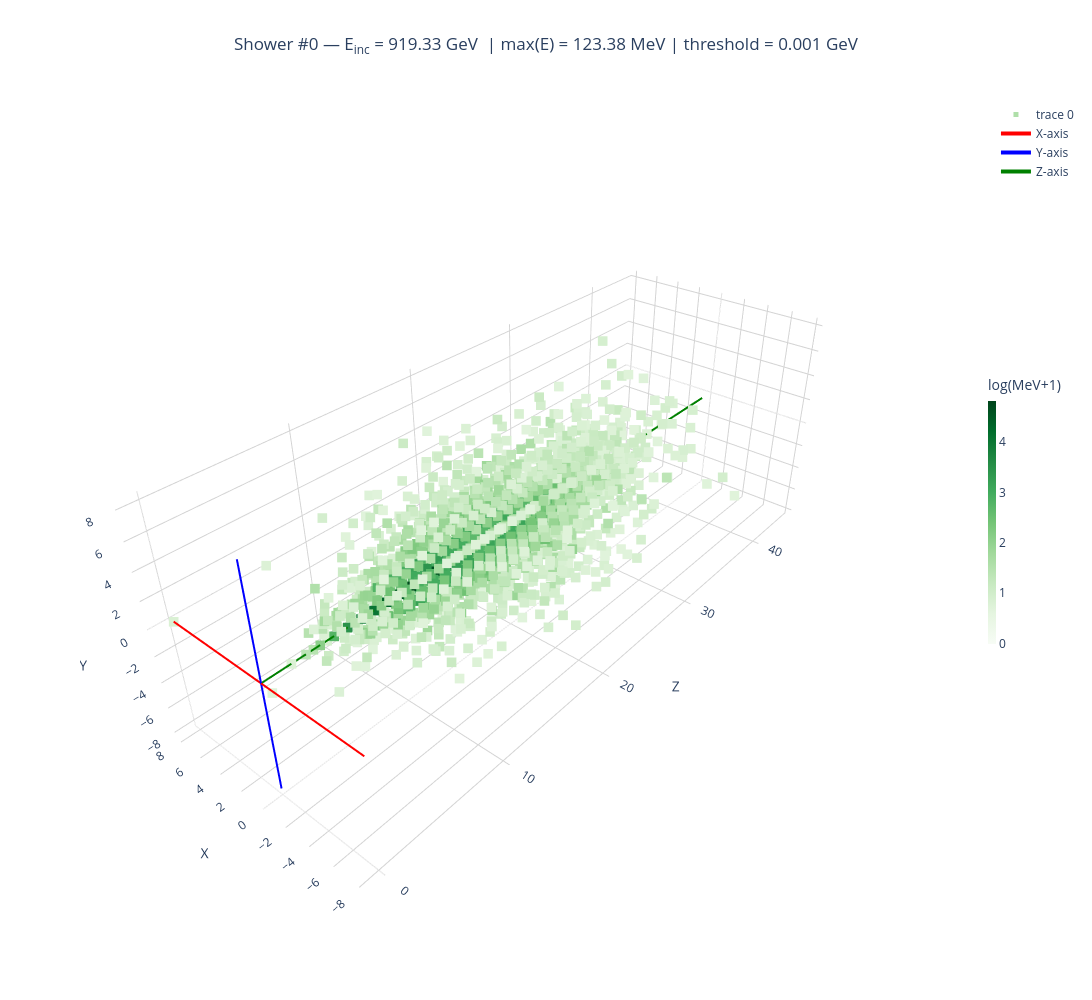

The cell this chart's notebook holds for it:
### Markdown cell above
## 3D scatter of a single shower

### Code cell
"""
requires
pip install --upgrade nbformat
pip install plotly
"""

import plotly.graph_objects as go

i_idx = 0
threshold = 1  # MeV — voxels below this are not displayed

shower3d = showers[i_idx, :, :, :]

num_rad_splits, num_ang_splits, num_layers = shower3d.shape

# bin centers
R   = np.arange(num_rad_splits)
PHI = np.linspace(0, 2*np.pi, num_ang_splits, endpoint=False)
Z   = np.arange(num_layers)

r, phi, z = np.meshgrid(R, PHI, Z, indexing='ij')

# Cartesian conversion
x = r * np.cos(phi)
y = r * np.sin(phi)

# apply threshold
mask = shower3d.flatten() >= threshold
vals = shower3d.flatten()[mask]

fig = go.Figure(
    data=[
        go.Scatter3d(
            x=x.flatten()[mask],
            y=y.flatten()[mask],
            z=z.flatten()[mask],
            mode='markers',
            marker=dict(
                size=5,
                opacity=1,
                colorscale='greens',
                color=np.log(vals + 1),
                cmin=0,
                cmax=np.log(shower3d.max() + 1),
                symbol='square',
                showscale=True,
                colorbar=dict(
                    title="log(MeV+1)",
                    thickness=8,
                    len=0.35,
                    x=1.0,
                ),
            ),
        ),
        
        # X-axis line
        go.Scatter3d(
            x=[x.flatten().min(), x.flatten().max()],
            y=[0, 0], z=[0, 0],
            mode='lines', line=dict(color='red', width=4), name='X-axis'
        ),
        # Y-axis line
        go.Scatter3d(
            x=[0, 0],
            y=[y.flatten().min(), y.flatten().max()], z=[0, 0],
            mode='lines', line=dict(color='blue', width=4), name='Y-axis'
        ),
        # Z-axis line
        go.Scatter3d(
            x=[0, 0], y=[0, 0],
            z=[z.flatten().min(), z.flatten().max()],
            mode='lines', line=dict(color='green', width=4), name='Z-axis'
        )
    ]
)

fig.update_layout(
    title=dict(
        text=f"Shower #{i_idx} — E<sub>inc</sub> = {incident_energies[i_idx]/1e3:.2f} GeV  | max(E) = {showers[i_idx].max():.2f} MeV | threshold = {threshold/1e3} GeV",
        x=0.5,
        xanchor='center',
    ),
    scene=dict(
        xaxis_title="X",
        yaxis_title="Y",
        zaxis_title="Z",
        xaxis=dict(title="X", backgroundcolor="rgba(0,0,0,0)", showbackground=True, gridcolor="lightgray"),
        yaxis=dict(title="Y", backgroundcolor="rgba(0,0,0,0)", showbackground=True, gridcolor="lightgray"),
        zaxis=dict(title="Z", backgroundcolor="rgba(0,0,0,0)", showbackground=True, gridcolor="lightgray"),
        camera=dict(
            up=dict(x=0, y=0.1, z=0),
            center=dict(x=0, y=0, z=0),
            eye=dict(x=-1.5, y=1.5, z=-1.8)
        )
    ),
    height=1000,
    width=1500,
)

fig.show()

### Figure 1 — Plotly figure (JSON) as saved in the notebook; plotly's stock layout.template omitted (floating-point values rounded to 4 significant figures; data arrays with more than 128 entries replaced by an {"elided": "..."} marker saying what was removed)
{"data": [{"marker": {"cmax": 4.823, "cmin": 0, "color": {"elided": "2131 float values"}, "colorbar": {"len": 0.35, "thickness": 8, "title": {"text": "log(MeV+1)"}, "x": 1}, "colorscale": [[0, "rgb(247,252,245)"], [0.125, "rgb(229,245,224)"], [0.25, "rgb(199,233,192)"], [0.375, "rgb(161,217,155)"], [0.5, "rgb(116,196,118)"], [0.625, "rgb(65,171,93)"], [0.75, "rgb(35,139,69)"], [0.875, "rgb(0,109,44)"], [1, "rgb(0,68,27)"]], "opacity": 1, "showscale": true, "size": 5, "symbol": "square"}, "mode": "markers", "type": "scatter3d", "x": {"elided": "2131 float values"}, "y": {"elided": "2131 float values"}, "z": {"elided": "2131 int values"}}, {"line": {"color": "red", "width": 4}, "mode": "lines", "name": "X-axis", "type": "scatter3d", "x": [-8, 8], "y": [0, 0], "z": [0, 0]}, {"line": {"color": "blue", "width": 4}, "mode": "lines", "name": "Y-axis", "type": "scatter3d", "x": [0, 0], "y": [-8, 8], "z": [0, 0]}, {"line": {"color": "green", "width": 4}, "mode": "lines", "name": "Z-axis", "type": "scatter3d", "x": [0, 0], "y": [0, 0], "z": [0, 44]}], "layout": {"height": 1000, "scene": {"camera": {"center": {"x": 0, "y": 0, "z": 0}, "eye": {"x": -1.5, "y": 1.5, "z": -1.8}, "up": {"x": 0, "y": 0.1, "z": 0}}, "xaxis": {"backgroundcolor": "rgba(0,0,0,0)", "gridcolor": "lightgray", "showbackground": true, "title": {"text": "X"}}, "yaxis": {"backgroundcolor": "rgba(0,0,0,0)", "gridcolor": "lightgray", "showbackground": true, "title": {"text": "Y"}}, "zaxis": {"backgroundcolor": "rgba(0,0,0,0)", "gridcolor": "lightgray", "showbackground": true, "title": {"text": "Z"}}}, "title": {"text": "Shower #0 — E<sub>inc</sub> = 919.33 GeV  | max(E) = 123.38 MeV | threshold = 0.001 GeV", "x": 0.5, "xanchor": "center"}, "width": 1500}}
